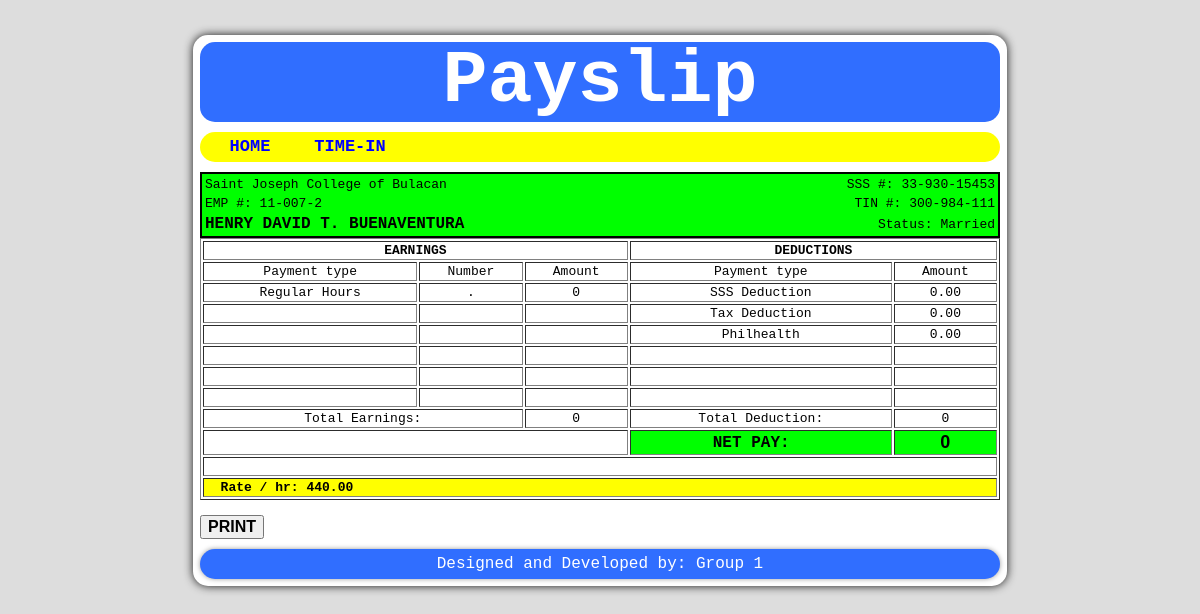
Screenshot of /payslip.php?id=11-007-2 (signed in) with the database file from the repository.
### tables this page shows
CREATE TABLE `tblpay` (
  `id` int(11) NOT NULL AUTO_INCREMENT,
  `empnum` varchar(30) NOT NULL,
  `school` varchar(255) NOT NULL,
  `dept` varchar(100) NOT NULL,
  `ms` varchar(50) NOT NULL,
  `dater` date NOT NULL,
  `timer` time NOT NULL,
  `sked_in` time NOT NULL,
  `sked_out` time NOT NULL,
  `sked_set` time NOT NULL,
  `rpd` decimal(7,2) NOT NULL,
  `sss` varchar(30) NOT NULL,
  `tin` varchar(30) NOT NULL,
  `sssd` decimal(7,2) NOT NULL,
  `taxd` decimal(7,2) NOT NULL,
  `phid` decimal(7,2) NOT NULL,
  `remarks` varchar(50) NOT NULL,
  PRIMARY KEY (`id`)
);

CREATE TABLE `tbluser` (
  `id` int(11) NOT NULL DEFAULT '0',
  `fname` varchar(255) NOT NULL,
  `lname` varchar(255) NOT NULL,
  `mname` varchar(255) NOT NULL,
  `username` varchar(30) NOT NULL,
  `password` varchar(50) NOT NULL,
  `gtype` varchar(40) NOT NULL,
  `role` varchar(10) NOT NULL,
  `ctrlnum` int(11) NOT NULL,
  `empnum` varchar(30) NOT NULL
);

### payslip.php (the view, shortened to what this page needs)
<?php
	if($_SESSION['role']=='4' || $_SESSION['role']=='3' ||
       $_SESSION['role']=='2' || $_SESSION['role']=='1') {
	$id1 = $_GET['id'];
	$id2 = $_GET['id2'];
	$q1 = "SELECT * FROM tbluser WHERE empnum='$id1'";
	$q2 = mysql_query($q1);
	$r1 = "SELECT * FROM tblpay WHERE empnum='$id1'";
	$r2 = mysql_query($r1);
	$v1 = "SELECT concat(substr('$id2',1,2),'.',substr('$id2',4,2)) as duo";
	$v2 = mysql_query($v1);
?>
<html>
<head>
<link rel="stylesheet" type="text/css" href="embelish/payslip_decor.css"></link>
</head>
<body>
	<form method="POST">
	<div id="wrap">
		<div id="head">Payslip</div>
		<div id="menu">
			<ul>
				<?php include("home_link.php");?>
			</ul>
		</div>
		<?php $ros = mysql_fetch_assoc($v2) ?>
		<?php $row1 = mysql_fetch_assoc($q2) ?>
		<?php $row2 = mysql_fetch_assoc($r2) ?>
		<div id="content">
			<div id='print1'>
				<table width="100%" style="text-align:justify;background:#00FF00;border:2px solid #000;">
					<tr>
					<td>Saint Joseph College of Bulacan</td>
					<td style="text-align:right">SSS #: <?php echo $row2['sss']?></td>
					</tr>
					<tr>
					<td>EMP #: <?php echo $row2['empnum']?></td>
					<td style="text-align:right">TIN #: <?php echo $row2['tin']?></td>
					</tr>
					<tr>
					<td style="text-transform:uppercase;font-weight:bold;font-size:16px"><?php echo $row1['fname'].' '. $row1['mname'].' '.$row1['lname'] ?></td>
					<td style="text-align:right">Status: <?php echo $row2['ms']?></td>
					</tr>
				</table>
				<table width="100%" border="1" style="text-align:center">
					<tr>
						<td colspan="3"><b>EARNINGS</b></td>
						<td colspan="2"><b>DEDUCTIONS</b></td>
					</tr>
					<tr>
						<td>Payment type</td>
						<td>Number</td>
						<td>Amount</td>
						<td>Payment type</td>
						<td>Amount</td>
					</tr>
					<tr>
						<td>Regular Hours</td>
						<td><?php echo $ros['duo'] ?></td>
						<td><?php echo $ros['duo'] * $row2['rpd']?></td>
						<td>SSS Deduction</td>
						<td><?php echo $row2['sssd']?></td>
					</tr>
					<tr>
						<td>&nbsp;</td>
						<td>&nbsp;</td>
						<td>&nbsp;</td>
						<td>Tax Deduction</td>
						<td><?php echo $row2['taxd']?></td>
					</tr>
					<tr>
						<td>&nbsp;</td>
						<td>&nbsp;</td>
						<td>&nbsp;</td>
						<td>Philhealth</td>
						<td><?php echo $row2['phid']?></td>
					</tr>
					<tr>
						<td>&nbsp;</td>
						<td>&nbsp;</td>
						<td>&nbsp;</td>
						<td>&nbsp;</td>
						<td>&nbsp;</td>
					</tr>
					<tr>
						<td>&nbsp;</td>
						<td>&nbsp;</td>
						<td>&nbsp;</td>
						<td>&nbsp;</td>
						<td>&nbsp;</td>
					</tr>
					<tr>
						<td>&nbsp;</td>
						<td>&nbsp;</td>
						<td>&nbsp;</td>
						<td>&nbsp;</td>
						<td>&nbsp;</td>
					</tr>
					<tr>
						<td colspan="2">Total Earnings:</td>
						<td><?php echo $ros['duo'] * $row2['rpd']?></td>
						<td>Total Deduction:</td>
						<td><?php echo $row2['sssd'] + $row2['taxd'] + $row2['phid']?> </td>
					</tr>
					<tr>
						<td colspan="3">&nbsp;</td>
						<td style="background:#00FF00;font-weight:bold;font-size:16px;">NET PAY:&nbsp;&nbsp;</td>
						<td style="background:#00FF00;font-weight:bold;font-size:18px;font-family:arial;">
						<?php echo
						($ros['duo'] * $row2['rpd']) - ($row2['sssd'] + $row2['taxd'] + $row2['phid'])
						?>
						</td>
					</tr>
					<tr><td colspan="5">&nbsp;</tr>
					<tr>
						<td colspan="5" style="text-align:left;background:#FFFF00"><b>&nbsp;&nbsp;Rate / hr:&nbsp;<?php echo $row2['rpd']?></b></td>
					</tr>
				</table>
			</div>
		</div><br>
		<button onclick="JavaScript:pagers('print1');">
		<b style="font-size:16px;">PRINT</b></button>
	<div id="footer">Designed and Developed by: Group 1</div>
	</div>
	</form>
</body>
</html>
<?php
	}
	else {
	header("location: index.php");
}
?>

### embelish/payslip_decor.css (style rules this page uses)
html { background:#DDD; }
body { margin:0px; padding:0px; font-family:monospace; }
#wrap { background:#FFF; padding:7px; width:800px; margin:35px auto; border-radius:15px; box-shadow:0 0 0.7em rgba(1,1,1,0.9); }
#head { color:#FFF; background:#306EFF; height:80px; line-height:80px; font-size:75px; font-weight:bold; text-align:center; border-radius:15px; margin-bottom:10px; }
#menu { background:#FFFF00; height:30px; line-height:30px; border-radius:15px; margin-bottom:10px; }
#menu ul { list-style-type:none; margin:0px; padding:0px; }
#content { background:#FFF; border-radius:15px; font-weight:bold; }
#footer { color:#FFF; margin-top:10px; background:#306EFF; height:30px; line-height:30px; border-radius:15px; text-align:center; box-shadow:0 0 0.3em rgba(1,1,1,0.4); font-size:16px; }

### rows the page displays
tblpay: sss "33-930-15453", empnum "11-007-2", tin "300-984-111", ms "Married", sssd "0.00", taxd "0.00", phid "0.00", $row2['sssd'] + $row2['taxd'] + $row2['phid'] "0", rpd "440.00"
tbluser: fname "HENRY DAVID", mname "T.", lname "BUENAVENTURA"

### other values shown
$ros['duo'] "."
$ros['duo'] * $row2['rpd'] "0"
